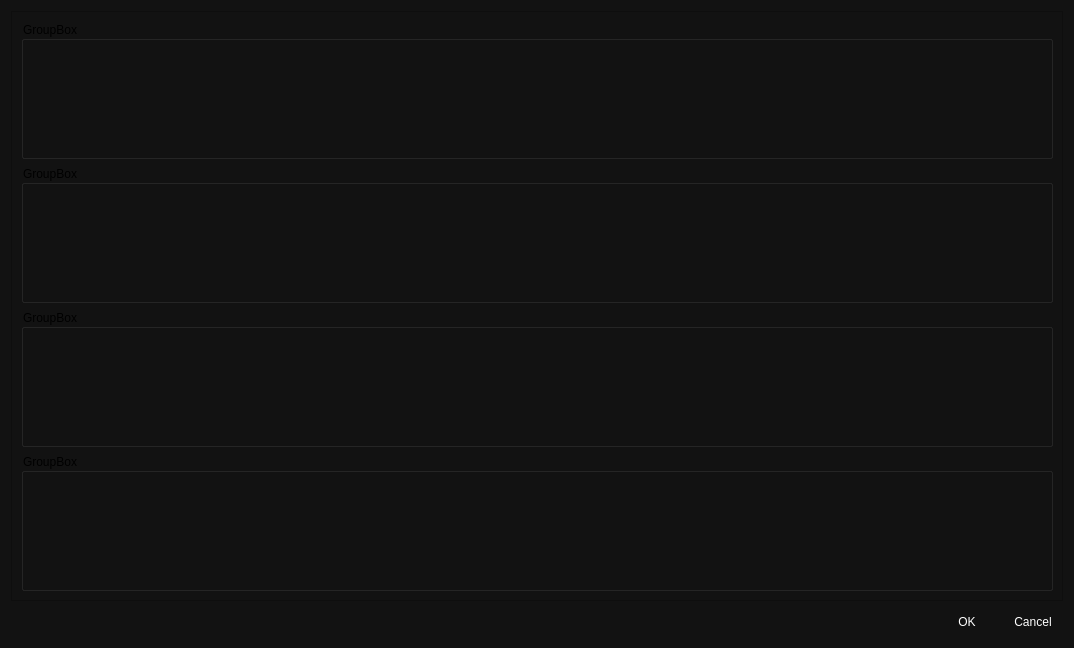
<?xml version="1.0" encoding="UTF-8"?>
<ui version="4.0">
 <class>Dialog</class>
 <widget class="QDialog" name="Dialog">
  <property name="geometry">
   <rect>
    <x>0</x>
    <y>0</y>
    <width>1074</width>
    <height>648</height>
   </rect>
  </property>
  <property name="windowTitle">
   <string>cmp | Выберите параметры</string>
  </property>
  <property name="styleSheet">
   <string notr="true">    QDialog{
        color: white;
        background-color: #121212;
        font-family: Rubik;
        border-radius: 6px;
    }

    QLabel{
        color: white;
        font-family: Rubik;
    }
    QPushButton{
        color: white;
        width: 60px;
        height: 30px;
        background-color: transparent;
        border-radius: 6px;
    }
    QPushButton:hover{
        background-color: #666;
    }
    QPushButton:pressed{
        background-color: #888;
    }</string>
  </property>
  <layout class="QVBoxLayout" name="verticalLayout">
   <item>
    <widget class="QScrollArea" name="scrollArea">
     <property name="styleSheet">
      <string notr="true">QScrollArea{
        background: #121212;
 }
QWidget{
        background: #121212;
 }
</string>
     </property>
     <property name="widgetResizable">
      <bool>true</bool>
     </property>
     <widget class="QWidget" name="scrollAreaWidgetContents">
      <property name="geometry">
       <rect>
        <x>0</x>
        <y>0</y>
        <width>1054</width>
        <height>592</height>
       </rect>
      </property>
      <layout class="QVBoxLayout" name="verticalLayout_3">
       <item>
        <layout class="QVBoxLayout" name="verticalLayout_2">
         <item>
          <widget class="QGroupBox" name="groupBox">
           <property name="title">
            <string>GroupBox</string>
           </property>
          </widget>
         </item>
        </layout>
       </item>
       <item>
        <widget class="QGroupBox" name="groupBox_3">
         <property name="title">
          <string>GroupBox</string>
         </property>
        </widget>
       </item>
       <item>
        <widget class="QGroupBox" name="groupBox_4">
         <property name="title">
          <string>GroupBox</string>
         </property>
        </widget>
       </item>
       <item>
        <widget class="QGroupBox" name="groupBox_5">
         <property name="title">
          <string>GroupBox</string>
         </property>
        </widget>
       </item>
      </layout>
     </widget>
    </widget>
   </item>
   <item>
    <widget class="QDialogButtonBox" name="buttonBox">
     <property name="orientation">
      <enum>Qt::Horizontal</enum>
     </property>
     <property name="standardButtons">
      <set>QDialogButtonBox::Cancel|QDialogButtonBox::Ok</set>
     </property>
    </widget>
   </item>
  </layout>
 </widget>
 <resources/>
 <connections>
  <connection>
   <sender>buttonBox</sender>
   <signal>rejected()</signal>
   <receiver>Dialog</receiver>
   <slot>reject()</slot>
   <hints>
    <hint type="sourcelabel">
     <x>316</x>
     <y>260</y>
    </hint>
    <hint type="destinationlabel">
     <x>286</x>
     <y>274</y>
    </hint>
   </hints>
  </connection>
  <connection>
   <sender>buttonBox</sender>
   <signal>accepted()</signal>
   <receiver>Dialog</receiver>
   <slot>accept()</slot>
   <hints>
    <hint type="sourcelabel">
     <x>248</x>
     <y>254</y>
    </hint>
    <hint type="destinationlabel">
     <x>157</x>
     <y>274</y>
    </hint>
   </hints>
  </connection>
 </connections>
</ui>
